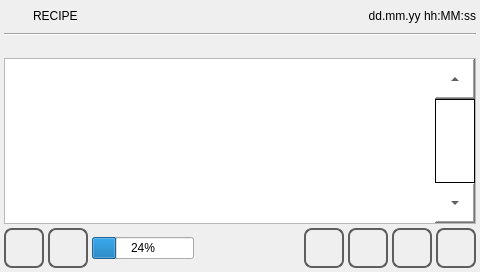
<?xml version="1.0" encoding="UTF-8"?>
<ui version="4.0">
 <class>recipe</class>
 <widget class="QWidget" name="recipe">
  <property name="geometry">
   <rect>
    <x>0</x>
    <y>0</y>
    <width>480</width><height>272</height>
   </rect>
  </property>
  <property name="minimumSize">
   <size>
    <width>0</width>
    <height>0</height>
   </size>
  </property>
  <property name="maximumSize">
   <size>
    <width>16777215</width>
    <height>16777215</height>
   </size>
  </property>
  <property name="windowTitle">
   <string>recipe</string>
  </property>
  <property name="styleSheet">
   <string notr="true"/>
  </property>
  <layout class="QVBoxLayout" name="verticalLayout">
   <property name="spacing">
    <number>4</number>
   </property>
   <property name="margin">
    <number>4</number>
   </property>
   <item>
    <layout class="QHBoxLayout" name="horizontalLayout">
     <item>
      <widget class="QLabel" name="labelIcon">
       <property name="minimumSize">
        <size>
         <width>25</width>
         <height>25</height>
        </size>
       </property>
       <property name="maximumSize">
        <size>
         <width>25</width>
         <height>25</height>
        </size>
       </property>
       <property name="styleSheet">
        <string notr="true">border-image: url(:/systemicons/img/Script.png);</string>
       </property>
       <property name="text">
        <string/>
       </property>
      </widget>
     </item>
     <item>
      <widget class="QLabel" name="labelTitle">
       <property name="sizePolicy">
        <sizepolicy hsizetype="Preferred" vsizetype="Fixed">
         <horstretch>0</horstretch>
         <verstretch>0</verstretch>
        </sizepolicy>
       </property>
       <property name="focusPolicy">
        <enum>Qt::NoFocus</enum>
       </property>
       <property name="text">
        <string>RECIPE</string>
       </property>
      </widget>
     </item>
     <item>
      <widget class="QLabel" name="labelUserName">
       <property name="text">
        <string/>
       </property>
      </widget>
     </item>
     <item>
      <widget class="QLabel" name="labelDataOra">
       <property name="sizePolicy">
        <sizepolicy hsizetype="Preferred" vsizetype="Fixed">
         <horstretch>0</horstretch>
         <verstretch>0</verstretch>
        </sizepolicy>
       </property>
       <property name="focusPolicy">
        <enum>Qt::NoFocus</enum>
       </property>
       <property name="text">
        <string>dd.mm.yy hh:MM:ss</string>
       </property>
       <property name="alignment">
        <set>Qt::AlignRight|Qt::AlignTrailing|Qt::AlignVCenter</set>
       </property>
      </widget>
     </item>
    </layout>
   </item>
   <item>
    <widget class="Line" name="line">
     <property name="orientation">
      <enum>Qt::Horizontal</enum>
     </property>
    </widget>
   </item>
   <item>
    <widget class="QLabel" name="labelName">
     <property name="text">
      <string/>
     </property>
    </widget>
   </item>
   <item>
    <widget class="QTableWidget" name="tableWidget">
     <property name="font">
      <font>
       <family>Ubuntu</family>
       <pointsize>22</pointsize>
       <weight>50</weight>
       <italic>false</italic>
       <bold>false</bold>
      </font>
     </property>
     <property name="styleSheet">
      <string notr="true">QTableWidget
{
	font: 22pt &quot;Ubuntu&quot;;
}
QScrollBar:vertical
{
        border-top: 40px solid #999999;
        border-bottom: 40px solid #999999;
        background:white;
        width:40px;    
        margin: 0px 0px 0px 0px;
}
QScrollBar::handle:vertical 
{
        border: 1px solid black;
	    background: rgb(255, 255, 255);
        min-height: 10px;
}
QScrollBar::add-line:vertical
{
        height: 40px;
	    background: rgb(255, 255, 255);
        subcontrol-position: bottom;
        subcontrol-origin: margin;
	image: url(:/systemicons/img/Down.png);
}
QScrollBar::sub-line:vertical 
{
       height: 40px;
	    background: rgb(255, 255, 255);
        subcontrol-position: top;
	    subcontrol-origin: margin;
	image: url(:/systemicons/img/Up.png);
}</string>
     </property>
     <property name="verticalScrollBarPolicy">
      <enum>Qt::ScrollBarAlwaysOn</enum>
     </property>
     <property name="showDropIndicator" stdset="0">
      <bool>true</bool>
     </property>
     <property name="alternatingRowColors">
      <bool>true</bool>
     </property>
     <property name="selectionMode">
      <enum>QAbstractItemView::SingleSelection</enum>
     </property>
     <property name="selectionBehavior">
      <enum>QAbstractItemView::SelectRows</enum>
     </property>
     <property name="showGrid">
      <bool>true</bool>
     </property>
     <attribute name="horizontalHeaderVisible">
      <bool>true</bool>
     </attribute>
    </widget>
   </item>
   <item>
    <layout class="QHBoxLayout" name="horizontalLayout_2">
     <item>
      <widget class="QPushButton" name="pushButtonHome">
       <property name="sizePolicy">
        <sizepolicy hsizetype="Minimum" vsizetype="Fixed">
         <horstretch>60</horstretch>
         <verstretch>60</verstretch>
        </sizepolicy>
       </property>
       <property name="minimumSize">
        <size>
         <width>40</width>
         <height>40</height>
        </size>
       </property>
       <property name="maximumSize">
        <size>
         <width>40</width>
         <height>40</height>
        </size>
       </property>
       <property name="focusPolicy">
        <enum>Qt::NoFocus</enum>
       </property>
       <property name="styleSheet">
        <string notr="true">QPushButton
{
border: 2px solid  rgb(94, 94, 94);
border-radius: 8px;
qproperty-icon: url(:/systemicons/img/Home.png);
qproperty-iconSize: 24px 24px;
qproperty-focusPolicy: NoFocus;
}
QPushButton:pressed
{
border: 2px solid  rgb(194, 194, 194);
background-color:  rgb(255, 255, 127);
}
QPushButton:disabled
{
border: 2px solid  rgb(194, 194, 194);
}
</string>
       </property>
       <property name="text">
        <string/>
       </property>
      </widget>
     </item>
     <item>
      <widget class="QPushButton" name="pushButtonBack">
       <property name="sizePolicy">
        <sizepolicy hsizetype="Minimum" vsizetype="Fixed">
         <horstretch>0</horstretch>
         <verstretch>0</verstretch>
        </sizepolicy>
       </property>
       <property name="minimumSize">
        <size>
         <width>40</width>
         <height>40</height>
        </size>
       </property>
       <property name="maximumSize">
        <size>
         <width>40</width>
         <height>40</height>
        </size>
       </property>
       <property name="styleSheet">
        <string notr="true">QPushButton
{
border: 2px solid  rgb(94, 94, 94);
border-radius: 8px;
qproperty-icon: url(:/systemicons/img/Go_back.png);
qproperty-iconSize: 24px 24px;
qproperty-focusPolicy: NoFocus;
}
QPushButton:pressed
{
border: 2px solid  rgb(194, 194, 194);
background-color:  rgb(255, 255, 127);
}
QPushButton:disabled
{
border: 2px solid  rgb(194, 194, 194);
}
</string>
       </property>
       <property name="text">
        <string/>
       </property>
      </widget>
     </item>
     <item>
      <widget class="QProgressBar" name="progressBarStatus">
       <property name="value">
        <number>24</number>
       </property>
      </widget>
     </item>
     <item>
      <widget class="QLabel" name="labelStatus">
       <property name="sizePolicy">
        <sizepolicy hsizetype="Expanding" vsizetype="Preferred">
         <horstretch>0</horstretch>
         <verstretch>0</verstretch>
        </sizepolicy>
       </property>
       <property name="text">
        <string/>
       </property>
      </widget>
     </item>
     <item>
      <widget class="QPushButton" name="pushButtonEdit">
       <property name="enabled">
        <bool>true</bool>
       </property>
       <property name="minimumSize">
        <size>
         <width>40</width>
         <height>40</height>
        </size>
       </property>
       <property name="maximumSize">
        <size>
         <width>40</width>
         <height>40</height>
        </size>
       </property>
       <property name="styleSheet">
        <string notr="true">QPushButton
{
border: 2px solid  rgb(94, 94, 94);
border-radius: 8px;
qproperty-icon: url(:/systemicons/img/Modify.png);
qproperty-iconSize: 24px 24px;
qproperty-focusPolicy: NoFocus;
}
QPushButton:pressed
{
border: 2px solid  rgb(194, 194, 194);
background-color:  rgb(255, 255, 127);
}
QPushButton:disabled
{
border: 2px solid  rgb(194, 194, 194);
}
</string>
       </property>
       <property name="text">
        <string/>
       </property>
      </widget>
     </item>
     <item>
      <widget class="QPushButton" name="pushButtonRead">
       <property name="enabled">
        <bool>true</bool>
       </property>
       <property name="minimumSize">
        <size>
         <width>40</width>
         <height>40</height>
        </size>
       </property>
       <property name="maximumSize">
        <size>
         <width>40</width>
         <height>40</height>
        </size>
       </property>
       <property name="styleSheet">
        <string notr="true">QPushButton
{
border: 2px solid  rgb(94, 94, 94);
border-radius: 8px;
qproperty-icon: url(:/systemicons/img/Upload.png);
qproperty-iconSize: 24px 24px;
qproperty-focusPolicy: NoFocus;
}
QPushButton:pressed
{
border: 2px solid  rgb(194, 194, 194);
background-color:  rgb(255, 255, 127);
}
QPushButton:disabled
{
border: 2px solid  rgb(194, 194, 194);
}</string>
       </property>
       <property name="text">
        <string/>
       </property>
      </widget>
     </item>
     <item>
      <widget class="QPushButton" name="pushButtonLoad">
       <property name="sizePolicy">
        <sizepolicy hsizetype="Minimum" vsizetype="Fixed">
         <horstretch>60</horstretch>
         <verstretch>60</verstretch>
        </sizepolicy>
       </property>
       <property name="minimumSize">
        <size>
         <width>40</width>
         <height>40</height>
        </size>
       </property>
       <property name="maximumSize">
        <size>
         <width>40</width>
         <height>40</height>
        </size>
       </property>
       <property name="focusPolicy">
        <enum>Qt::NoFocus</enum>
       </property>
       <property name="styleSheet">
        <string notr="true">QPushButton
{
border: 2px solid  rgb(94, 94, 94);
border-radius: 8px;
qproperty-icon: url(:/systemicons/img/Download.png);
qproperty-iconSize: 24px 24px;
qproperty-focusPolicy: NoFocus;
}
QPushButton:pressed
{
border: 2px solid  rgb(194, 194, 194);
background-color:  rgb(255, 255, 127);
}
QPushButton:disabled
{
border: 2px solid  rgb(194, 194, 194);
}
</string>
       </property>
       <property name="text">
        <string/>
       </property>
      </widget>
     </item>
     <item>
      <widget class="QPushButton" name="pushButtonSave">
       <property name="sizePolicy">
        <sizepolicy hsizetype="Minimum" vsizetype="Fixed">
         <horstretch>60</horstretch>
         <verstretch>60</verstretch>
        </sizepolicy>
       </property>
       <property name="minimumSize">
        <size>
         <width>40</width>
         <height>40</height>
        </size>
       </property>
       <property name="maximumSize">
        <size>
         <width>40</width>
         <height>40</height>
        </size>
       </property>
       <property name="focusPolicy">
        <enum>Qt::NoFocus</enum>
       </property>
       <property name="styleSheet">
        <string notr="true">QPushButton
{
border: 2px solid  rgb(94, 94, 94);
border-radius: 8px;
qproperty-icon: url(:/systemicons/img/Save.png);
qproperty-iconSize: 24px 24px;
qproperty-focusPolicy: NoFocus;
}
QPushButton:pressed
{
border: 2px solid  rgb(194, 194, 194);
background-color:  rgb(255, 255, 127);
}
QPushButton:disabled
{
border: 2px solid  rgb(194, 194, 194);
}
</string>
       </property>
       <property name="text">
        <string/>
       </property>
      </widget>
     </item>
    </layout>
   </item>
  </layout>
 </widget>
 <resources/>
 <connections/>
</ui>
